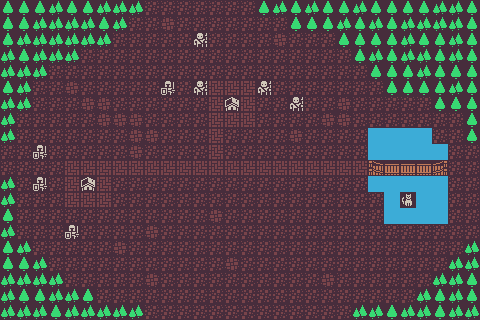

This game map was drawn from its Tiled (.tmx) file and the tilesets committed beside it. A one-line description and the full map source follow:
An orthogonal 30x20 tile map with 16x16 px tiles, 1 tile layer (Tile Layer 1).

<map version="1.5" tiledversion="1.7.1" orientation="orthogonal" renderorder="right-down" width="30" height="20" tilewidth="16" tileheight="16" infinite="0" nextlayerid="2" nextobjectid="1">
 <tileset firstgid="1" source="../../main_tilesset.tsx" />
 <layer id="1" name="Tile Layer 1" width="30" height="20">
  <data encoding="csv">
33,33,33,68,33,33,68,68,68,3,3,3,3,3,3,3,33,68,33,68,33,33,68,33,33,33,33,68,68,33,
33,33,68,68,68,68,33,68,3,3,5,3,3,3,3,3,3,3,33,33,33,68,33,68,33,68,68,68,68,33,
33,68,68,68,68,68,68,3,3,3,3,3,27,3,3,3,3,5,3,3,3,33,33,33,33,68,33,33,68,33,
68,33,68,68,68,3,3,3,3,3,3,3,3,3,3,3,3,3,3,3,3,3,33,68,33,68,68,33,68,33,
68,68,68,3,3,3,3,3,3,3,3,3,3,3,3,3,3,3,3,3,3,3,3,33,33,33,68,33,33,33,
33,68,3,3,5,3,3,3,3,3,29,3,27,17,17,17,27,3,3,3,3,3,3,3,33,33,33,33,68,33,
68,68,3,3,3,5,5,3,3,3,3,3,3,17,645,17,3,3,27,3,3,5,3,3,3,3,3,33,33,33,
68,3,3,3,3,3,5,5,5,3,3,3,3,17,17,17,3,3,3,3,5,5,3,3,3,3,3,3,3,33,
68,3,3,3,3,3,3,3,5,5,3,3,3,17,3,3,3,3,5,3,3,3,3,169,169,169,169,3,3,33,
3,3,29,3,3,3,3,3,5,3,3,3,3,17,3,3,3,3,3,3,3,3,3,169,169,169,169,169,3,3,
3,3,3,3,17,17,17,17,17,17,17,17,17,17,17,17,17,17,17,17,17,17,17,176,177,177,177,2147483824,3,3,
68,3,29,3,17,645,17,3,3,3,3,3,3,3,3,3,3,3,3,3,3,3,3,169,169,169,169,169,3,3,
68,3,3,3,17,17,17,3,3,3,3,3,3,3,3,3,3,3,3,3,3,3,3,3,169,255,169,169,3,3,
33,3,3,3,3,3,3,3,3,3,3,3,3,5,3,3,3,3,3,3,3,3,3,3,169,169,169,169,3,3,
68,3,3,3,29,3,3,3,3,5,3,3,3,3,3,3,3,3,3,3,3,3,3,3,3,3,3,3,3,3,
33,68,3,3,3,3,3,5,3,3,3,3,3,3,3,3,3,3,3,3,3,3,3,3,3,3,3,3,3,68,
33,33,68,3,3,3,3,3,3,3,3,3,3,3,5,3,3,3,3,3,3,3,3,3,3,3,3,3,68,68,
68,68,68,68,3,3,3,3,3,5,3,3,3,3,3,3,3,3,3,3,5,3,3,3,3,3,3,68,68,33,
68,33,33,68,68,33,3,3,3,3,3,3,3,3,3,3,3,3,3,3,3,3,3,3,3,3,68,33,68,33,
68,68,68,33,68,68,68,68,68,3,3,3,3,3,3,3,3,3,3,3,3,3,68,68,33,68,68,33,68,68
</data>
 </layer>
</map>
